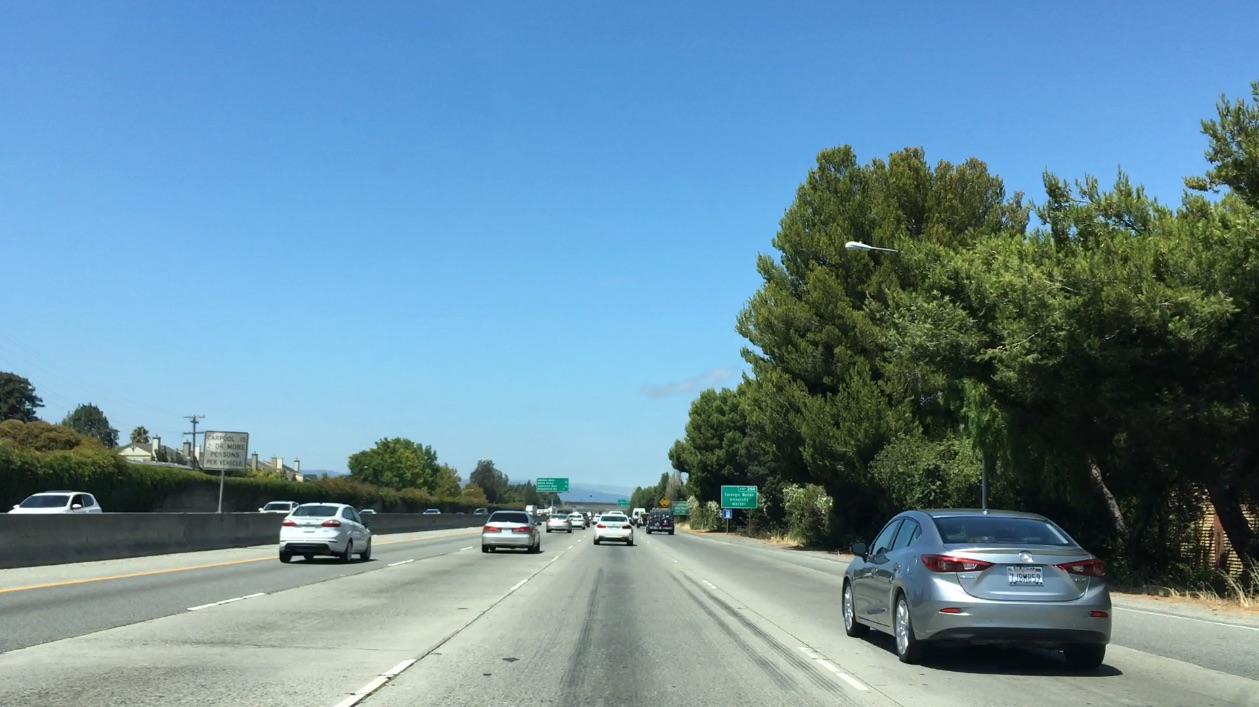
#> input picture P3_Car_Finder/Images/road_image.jpg, 1259 x 707 px
$ jupyter execute 'Sliding Window.ipynb'   (older library calls are emulated)
#> lines starting #> are read from the running program, lines starting #| are printed output that depends on the picture
[cell 1]
import warnings
warnings.filterwarnings('ignore')

[cell 2]
import cv2, glob
import numpy as np
import seaborn as sn
import matplotlib.image as mpimg
import matplotlib.pyplot as plt

sn.set(font_scale = 1.4)

[cell 3]
image = mpimg.imread('../Images/road_image.jpg')
#> image is the input picture: shape (707, 1259, 3); mean R, G, B 104.8, 141, 158.4

plt.figure(figsize = (image.shape[0] // 30, image.shape[1] // 30))
plt.imshow(image)
plt.xticks([])
plt.yticks([])
plt.title('Road Image')
plt.show()

[cell 4]
def slide_window(img, x_start_stop = [None, None], y_start_stop = [None, None], xy_window = (64, 64), xy_overlap = (0.5, 0.5)):
    if x_start_stop[0] == None:
        x_start_stop[0] = 0
    if x_start_stop[1] == None:
        x_start_stop[1] = img.shape[1]
    if y_start_stop[0] == None:
        y_start_stop[0] = 0
    if y_start_stop[1] == None:
        y_start_stop[1] = img.shape[0]
    xspan = x_start_stop[1] - x_start_stop[0]
    yspan = y_start_stop[1] - y_start_stop[0]
    nx_pix_per_step = np.int(xy_window[0] * (1 - xy_overlap[0]))
    ny_pix_per_step = np.int(xy_window[1] * (1 - xy_overlap[1]))
    nx_buffer = np.int(xy_window[0] * (xy_overlap[0]))
    ny_buffer = np.int(xy_window[1] * (xy_overlap[1]))
    nx_windows = np.int((xspan-nx_buffer) / nx_pix_per_step)
    ny_windows = np.int((yspan-ny_buffer) / ny_pix_per_step)
    window_list = []
    for ys in range(ny_windows):
        for xs in range(nx_windows):
            startx = xs * nx_pix_per_step + x_start_stop[0]
            endx = startx + xy_window[0]
            starty = ys * ny_pix_per_step + y_start_stop[0]
            endy = starty + xy_window[1]
            window_list.append(((startx, starty), (endx, endy)))
    return window_list

[cell 5]
def draw_boxes(img, bboxes, color = (0, 0, 255), thick = 6):
    imcopy = np.copy(img)
    for bbox in bboxes:
        cv2.rectangle(imcopy, bbox[0], bbox[1], color, thick)
    return imcopy

[cell 6]
windows = slide_window(image, xy_window = (64, 64), xy_overlap = (0.5, 0.5))
#> windows = 798 items
window_img = draw_boxes(image, windows, color = (0, 0, 255), thick = 6)
#> the loop in draw_boxes, `for bbox in bboxes:` made 798 passes
#> bbox on passes 1 to 3: ((0, 0), (64, 64)), ((32, 0), (96, 64)), ((64, 0), (128, 64))
#> after the loop in draw_boxes, `for bbox in bboxes:`:
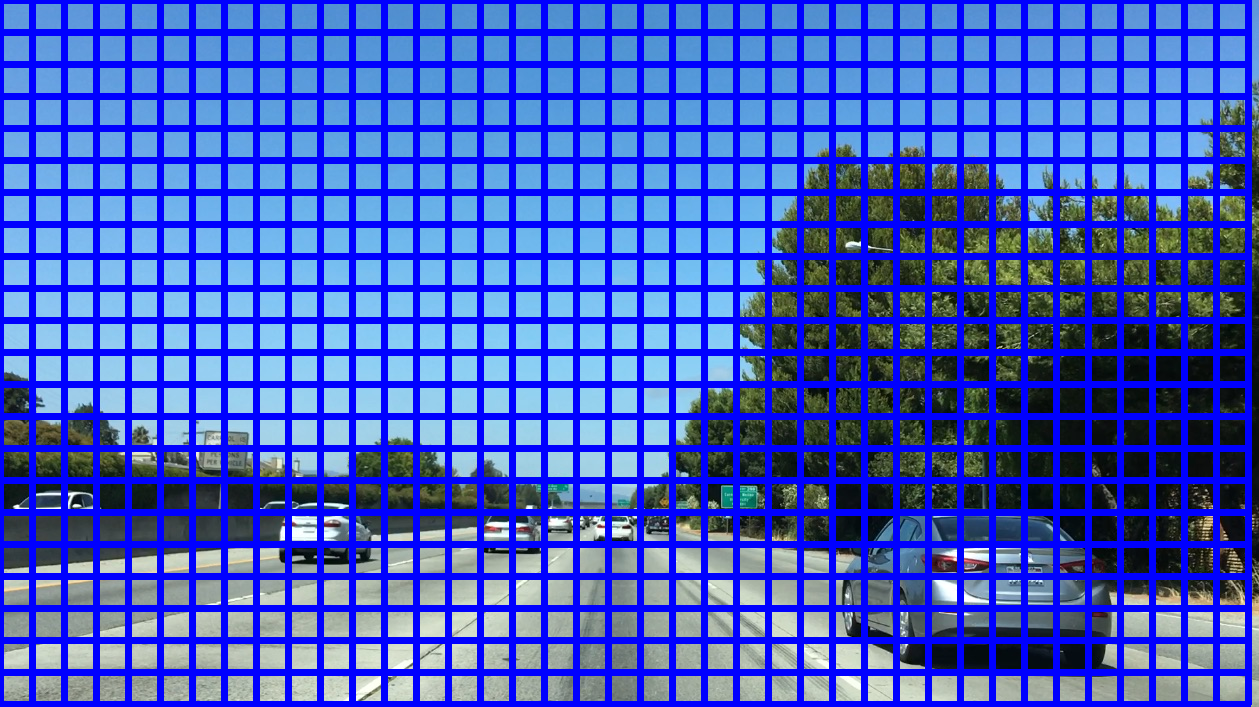
#> imcopy: shape (707, 1259, 3); mean R, G, B 63.7, 85.7, 196.3

plt.figure(figsize = (image.shape[0] // 30, image.shape[1] // 30))
plt.imshow(window_img)
plt.xticks([])
plt.yticks([])
plt.title('Road Image with Bounding Boxes')
plt.show()
